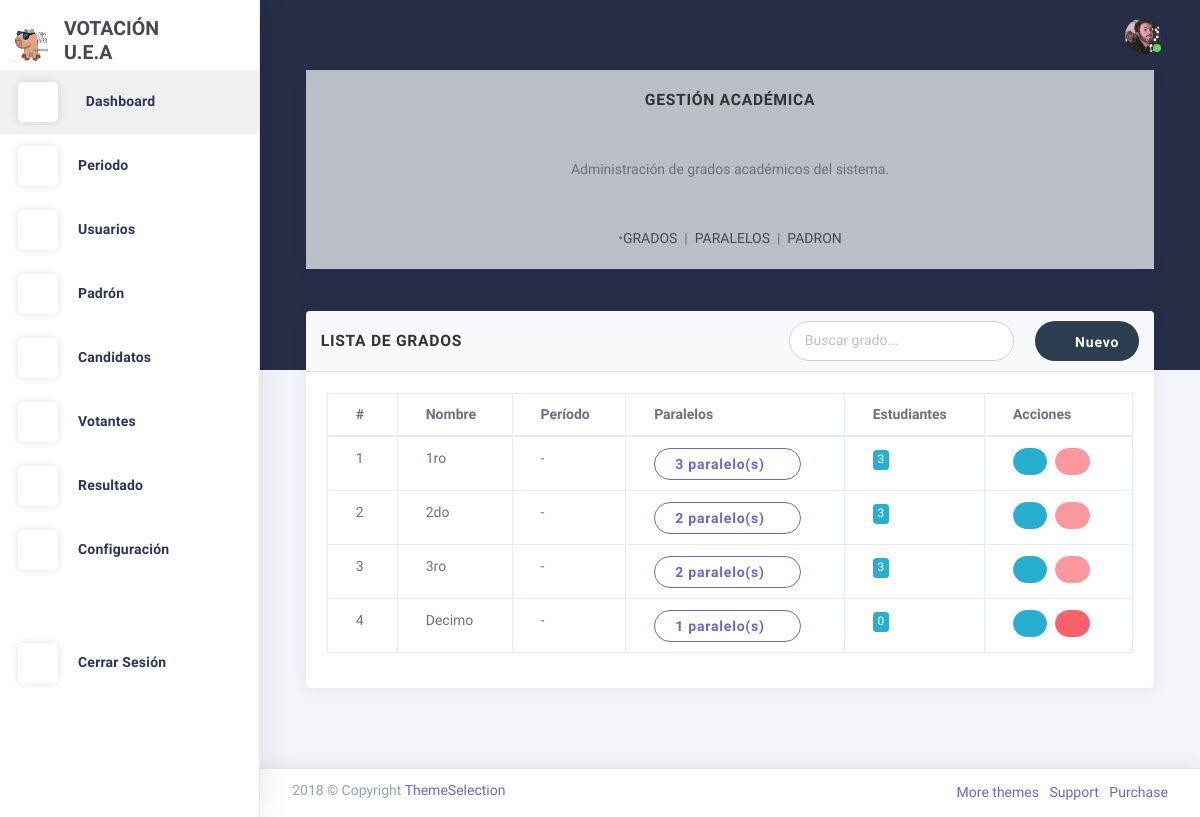
The page /grados/ on the database its author committed.
### Aplicaciones/configuracion/models.py (models this page shows, shortened)
class LogoConfig(models.Model):
    logo_1 = models.ImageField(upload_to='logos/')
    logo_2 = models.ImageField(upload_to='logos/')
    iniciales = models.CharField(max_length=10)

### Aplicaciones/padron/models.py (models this page shows, shortened)
class Grado(models.Model):
    nombre = models.CharField(max_length=50)
    periodo = models.ForeignKey(
        Periodo,
        on_delete=models.SET_NULL,
        null=True,
        blank=True,
        related_name='grados',
        verbose_name="Período académico"
    )
    class Meta:
        unique_together = ('nombre', 'periodo')
        ordering = ['nombre']
        verbose_name = "Grado"
        verbose_name_plural = "Grados"

### Aplicaciones/padron/views.py (the view)
# urls.py: path('grados/', GradoListView.as_view(), name='listar_grados'),
class GradoListView(ListView):
    model = Grado
    template_name = 'grados/agregarGrado.html'
    context_object_name = 'grados'
    paginate_by = 10
    def get_queryset(self):
        return Grado.objects.select_related('periodo').prefetch_related('paralelos').order_by('nombre')
    def get_context_data(self, **kwargs):
        context = super().get_context_data(**kwargs)
        context['periodo_actual'] = Periodo.objects.order_by('-fecha_inicio').first()
        return context

### Aplicaciones/configuracion/context_processors.py (called while the page is built)
def logo_config(request):
    return {'logo_config': LogoConfig.objects.first()}

### Aplicaciones/padron/templates/grados/agregarGrado.html (shortened to what this page needs)
{% extends 'plantilla.html' %}
{% block contenido %}
<div class="card mb-3">
  <div class="card-body bg-light text-center">
    <h5 class="card-title mb-4"><strong>Gestión Académica</strong></h5>
    <p class="card-text mb-4">
      Administración de grados académicos del sistema.
    </p>
    <nav class="d-flex justify-content-center gap-3">
      <span class="text-muted">•</span>
      <a href="{% url 'listar_grados' %}" class="text-decoration-none text-dark {% if request.path == '/grados/' %} text-decoration-underline {% endif %}">GRADOS</a>
      <span>&nbsp;&nbsp;</span>
      <span class="text-muted">|</span>
      <span>&nbsp;&nbsp;</span>
      <a href="{% url 'listar_paralelos' %}" class="text-decoration-none text-dark {% if request.path == '/paralelos/' %} text-decoration-underline {% endif %}">PARALELOS</a>
      <span>&nbsp;&nbsp;</span>
      <span class="text-muted">|</span>
      <span>&nbsp;&nbsp;</span>
      <a href="{% url 'gestion_padron' %}" class="text-decoration-none text-dark  text-decoration-underline ">PADRON</a>
    </nav>
  </div>
</div>
<section id="listar-grados" class="row match-height">
  <div class="col-sm-12">
    <div class="card">
      <div class="card-header d-flex flex-column flex-md-row justify-content-between align-items-md-center">
        <h4 class="card-title mb-2 mb-md-0">Lista de Grados</h4>
        <div class="d-flex flex-column flex-md-row align-items-stretch justify-content-md-end">
          <input type="text" class="form-control mb-2 mb-md-0 mr-md-2" placeholder="Buscar grado..." id="buscarGrado">
          <button type="button" class="btn btn-primary" data-toggle="modal" data-target="#modalAgregarGrado">
            <i class="la la-plus"></i> Nuevo
          </button>
        </div>
      </div>
      <div class="card-content">
        <div class="card-body">
          <div class="table-responsive">
            <table class="table table-bordered" id="tablaGrados">
              <thead>
                <tr>
                  <th>#</th>
                  <th>Nombre</th>
                  <th>Período</th>
                  <th>Paralelos</th>
                  <th>Estudiantes</th>
                  <th>Acciones</th>
                </tr>
              </thead>
              <tbody>
                {% for grado in grados %}
                  <tr>
                    <td>{{ forloop.counter }}</td>
                    <td>{{ grado.nombre }}</td>
                    <td>{{ grado.periodo.nombre|default:"-" }}</td>
                    <td>
                      {% if grado.paralelos.count > 0 %}
                        <div class="dropdown">
                          <button class="btn btn-sm btn-outline-primary dropdown-toggle" type="button" data-toggle="dropdown">
                            {{ grado.paralelos.count }} paralelo(s)
                          </button>
                        </div>
                      {% else %}
                        <span class="badge badge-warning">Sin paralelos</span>
                      {% endif %}
                    </td>
                    <td>
                      <span class="badge badge-info">{{ grado.padronelectoral_set.count }}</span>
                    </td>
                    <td class="action-buttons">
                      <button type="button" class="btn btn-info btn-sm" data-toggle="modal" data-target="#editarGradoModal{{ grado.id }}">
                        <i class="la la-edit"></i>
                      </button>
                      {% if grado.padronelectoral_set.count == 0 %}
                        <button type="button" class="btn btn-danger btn-sm" data-toggle="modal" data-target="#eliminarGradoModal{{ grado.id }}">
                          <i class="la la-trash"></i>
                        </button>
                      {% else %}
                        <button type="button" class="btn btn-danger btn-sm" disabled title="No se puede eliminar (tiene estudiantes)">
                          <i class="la la-trash"></i>
                        </button>
                      {% endif %}
                    </td>
                  </tr>
                {% endfor %}
              </tbody>
            </table>
          </div>
        </div>
      </div>
    </div>
  </div>
</section>
{% endblock %}

### Aplicaciones/administracion/templates/plantilla.html (shortened to what this page needs)
{% load static %}
<!DOCTYPE html>
<html class="loading" lang="en" data-textdirection="ltr">
  <head>
    <link href="https://maxcdn.icons8.com/fonts/line-awesome/1.1/css/line-awesome.min.css" rel="stylesheet">
    <link rel="stylesheet" type="text/css" href="{% static 'plantillas/theme-assets/css/vendors.css' %}">
    <link rel="stylesheet" type="text/css" href="{% static 'plantillas/theme-assets/vendors/css/charts/chartist.css' %}">
    <link rel="stylesheet" type="text/css" href="{% static 'plantillas/theme-assets/css/app-lite.css' %}">
    <link rel="stylesheet" type="text/css" href="{% static 'plantillas/theme-assets/css/core/menu/menu-types/vertical-menu.css' %}">
    <link rel="stylesheet" type="text/css" href="{% static 'plantillas/theme-assets/css/core/colors/palette-gradient.css' %}">
    <link rel="stylesheet" type="text/css" href="{% static 'plantillas/theme-assets/css/pages/dashboard-ecommerce.css' %}">
    <link rel="stylesheet" href="https://cdnjs.cloudflare.com/ajax/libs/font-awesome/6.5.2/css/all.min.css">
    <link rel="stylesheet" href="{% static 'css/style.css' %}">
    <link href="https://cdn.jsdelivr.net/npm/bootstrap-fileinput@5.5.0/css/fileinput.min.css" rel="stylesheet">
    <link rel="stylesheet" href="https://cdn.jsdelivr.net/npm/izitoast@1.4.0/dist/css/iziToast.min.css">
  </head>
  <body class="vertical-layout vertical-menu 2-columns menu-expanded fixed-navbar" data-open="click" data-menu="vertical-menu" data-color="bg-chartbg" data-col="2-columns">
    <nav class="header-navbar navbar-expand-md navbar navbar-with-menu navbar-without-dd-arrow fixed-top navbar-semi-light">
      <div class="navbar-wrapper">
        <div class="navbar-container content">
          <div class="collapse navbar-collapse show" id="navbar-mobile">
            <ul class="nav navbar-nav mr-auto float-left">
              <li class="nav-item d-none d-md-block"><a class="nav-link nav-link-expand" href="#"><i class="ficon ft-maximize"></i></a></li>
              <li class="nav-item dropdown navbar-search"><a class="nav-link dropdown-toggle hide" data-toggle="dropdown" href="#"><i class="ficon ft-search"></i></a>
              </li>
            </ul>
            <ul class="nav navbar-nav float-right">
              <li class="dropdown dropdown-language nav-item"><a class="dropdown-toggle nav-link" id="dropdown-flag" href="#" data-toggle="dropdown" aria-haspopup="true" aria-expanded="false"><i class="flag-icon flag-icon-us"></i></a>
              </li>
            </ul>
            <ul class="nav navbar-nav float-right">
              <li class="dropdown dropdown-notification nav-item"><a class="nav-link nav-link-label" href="#" data-toggle="dropdown"><i class="ficon ft-mail"></i></a>
              </li>
              <li class="dropdown dropdown-user nav-item"><a class="dropdown-toggle nav-link dropdown-user-link" href="#" data-toggle="dropdown"><span class="avatar avatar-online"><img src="{% static 'plantillas/theme-assets/images/portrait/small/avatar-s-19.png' %}" alt="avatar"><i></i></span></a>
              </li>
            </ul>
          </div>
        </div>
      </div>
    </nav>
    <div class="main-menu menu-fixed menu-light menu-accordion menu-shadow" data-scroll-to-active="true" alt="LOGO MENU"
         data-img="{% if logo_config and logo_config.logo_2 %}{{ logo_config.logo_2.url }}{% else %}{% static 'images/logo1.png' %}{% endif %}">
      <div class="navbar-header">
        <ul class="nav navbar-nav flex-row">
          <li class="nav-item mr-auto">
            <a class="navbar-brand" href="index.html">
              <img class="brand-logo" alt="LOGO FONDO"
                   src="{% if logo_config and logo_config.logo_1 %}{{ logo_config.logo_1.url }}{% else %}{% static 'images/logo1.png' %}{% endif %}"/>
              <h3 class="brand-text">
                {{ logo_config.iniciales|default:" " }}
              </h3>
            </a>
          </li>
        </ul>
      </div>
      <div class="main-menu-content">
        <ul class="navigation navigation-main" id="main-menu-navigation" data-menu="menu-navigation">
            <li class="active">
                <a href="{% url 'dashboard' %}"><i class="ft-home"></i>
                    <span class="menu-title" data-i18n="">Dashboard</span>
                </a>
            </li>
            <li class="nav-item">
              <a href="#"><i class="ft-bar-chart-2"></i><span class="menu-title" data-i18n="">Periodo</span></a>
            </li>
            <li class="nav-item">
              <a href="#"><i class="ft-users"></i><span class="menu-title" data-i18n="">Usuarios</span></a>
            </li>
            <li class="nav-item">
                <a href="#"><i class="ft-list"></i><span class="menu-title" data-i18n="">Padrón</span></a>
            </li>
            <li class="nav-item">
                <a href="#"><i class="ft-plus-circle"></i><span class="menu-title" data-i18n="">Candidatos</span></a>
            </li>
            <li class="nav-item">
                <a href="#"><i class="ft-check-circle"></i><span class="menu-title" data-i18n="">Votantes</span></a>
            </li>
            <li class="nav-item">
                <a href="#"><i class="ft-bar-chart-2"></i><span class="menu-title" data-i18n="">Resultado</span></a>
            </li>
            <li class="nav-item">
                  <a href="{% url 'configurar_logo' %}"><i class="ft-settings"></i><span class="menu-title" data-i18n="">Configuración</span></a>
            </li>
            <li class="nav-item mt-4">
              <a href="{% url 'agregarLogin' %}">
              <i class="ft-power"></i><span class="menu-title">Cerrar Sesión</span>
              </a>
          </li>
        </ul>
      </div>
      <div class="navigation-background"></div>
    </div>
    <div class="app-content content">
      <div class="content-wrapper">
        <div class="content-body">
          <div class="container">
            {% block contenido %}{% endblock %}
          </div>
        </div>
      </div>
    </div>
    <footer class="footer footer-static footer-light navbar-border navbar-shadow">
      <div class="clearfix blue-grey lighten-2 text-sm-center mb-0 px-2">
        <span class="float-md-left d-block d-md-inline-block">2018  &copy; Copyright <a class="text-bold-800 grey darken-2" href="https://themeselection.com" target="_blank">ThemeSelection</a></span>
        <ul class="list-inline float-md-right d-block d-md-inline-blockd-none d-lg-block mb-0">
          <li class="list-inline-item"><a class="my-1" href="https://themeselection.com/" target="_blank"> More themes</a></li>
          <li class="list-inline-item"><a class="my-1" href="https://themeselection.com/support" target="_blank"> Support</a></li>
          <li class="list-inline-item"><a class="my-1" href="https://themeselection.com/products/chameleon-admin-modern-bootstrap-webapp-dashboard-html-template-ui-kit/" target="_blank"> Purchase</a></li>
        </ul>
      </div>
    </footer>
</body>
</html>

### sistema_voto_ue_riobamba/static/plantillas/theme-assets/css/core/menu/menu-types/vertical-menu.css (style rules this page uses)
body.vertical-layout.vertical-menu.menu-expanded .navbar-header { z-index: 999; float: left; width: 260px; }
body.vertical-layout.vertical-menu.menu-expanded .navbar .navbar-container { margin-left: 260px; }
body.vertical-layout.vertical-menu.menu-expanded .main-menu { width: 260px; -webkit-transition: 300ms ease all; -moz-transition: 300ms ease all; -o-transition: 300ms ease all; transition: 300ms ease all; -webkit-backface-visibility: hidden; -moz-backface-visibility: hidden; backface-visibility: hidden; }
body.vertical-layout.vertical-menu.menu-expanded .main-menu .navigation > li > a > i:before { font-size: 1.5rem; }
body.vertical-layout.vertical-menu.menu-expanded .main-menu .navigation > li > a > span { -webkit-transition: -webkit-transform .3s ease; -moz-transition: transform .3s ease, -moz-transform .3s ease; -o-transition: -o-transform .3s ease; transition: -webkit-transform .3s ease; transition: transform .3s ease; transition: transform .3s ease, -webkit-transform .3s ease, -moz-transform .3s ease, -o-transform .3s ease; }
body.vertical-layout.vertical-menu.menu-expanded .main-menu.menu-light .navigation > li > a > i { line-height: 40px; display: inline-block; width: 40px; height: 40px; margin-right: 20px; text-align: center; vertical-align: middle; border-radius: 12%; background: #fff; -webkit-box-shadow: 0 0 10px rgba(0, 0, 0, .12); box-shadow: 0 0 10px rgba(0, 0, 0, .12); }
body.vertical-layout.vertical-menu.menu-expanded .content, body.vertical-layout.vertical-menu.menu-expanded .footer { margin-left: 260px; }

### sistema_voto_ue_riobamba/static/plantillas/theme-assets/css/pages/dashboard-ecommerce.css (style rules this page uses)
.content .content-wrapper { padding-top: 0 !important; }

### sistema_voto_ue_riobamba/static/css/style.css (style rules this page uses)
.card-title { font-weight: bold; font-size: 1.2rem; text-transform: uppercase; color: #333; }
.card-header { background-color: #f8f9fa; border-bottom: 1px solid #ddd; padding: 10px 15px; }
.action-buttons .btn { margin-right: 5px; font-size: 0.8rem; padding: 3px 8px; }
.form-control { border-radius: 20px; border: 1.5px solid #ccd1d9; padding: 10px 15px; font-size: 14px; transition: all 0.3s; }
.btn { border-radius: 20px; padding: 8px 20px; font-size: 14px; font-weight: 600; }
.btn-primary { background-color: #2c3e50; border: none; }

### Aplicaciones/administracion/templates/plantilla.html (style rules this page uses)
.brand-text { display: flex; flex-direction: column; align-items: flex-start; line-height: 1.2; font-size: 1rem; white-space: normal; max-width: 150px; }
.navbar-brand { display: flex; align-items: center; gap: 10px; }
.brand-logo { max-width: 40px; height: auto; }

### rows shown on the page
LogoConfig: logo_1 (picture), iniciales "VOTACIÓN U.E.A"
Grado: nombre "1ro", periodo.nombre "-", paralelos.count "3", padronelectoral_set.count "3"
Grado: nombre "2do", periodo.nombre "-", paralelos.count "2", padronelectoral_set.count "3"
Grado: nombre "3ro", periodo.nombre "-", paralelos.count "2", padronelectoral_set.count "3"
Grado: nombre "Decimo", periodo.nombre "-", paralelos.count "1", padronelectoral_set.count "0"
